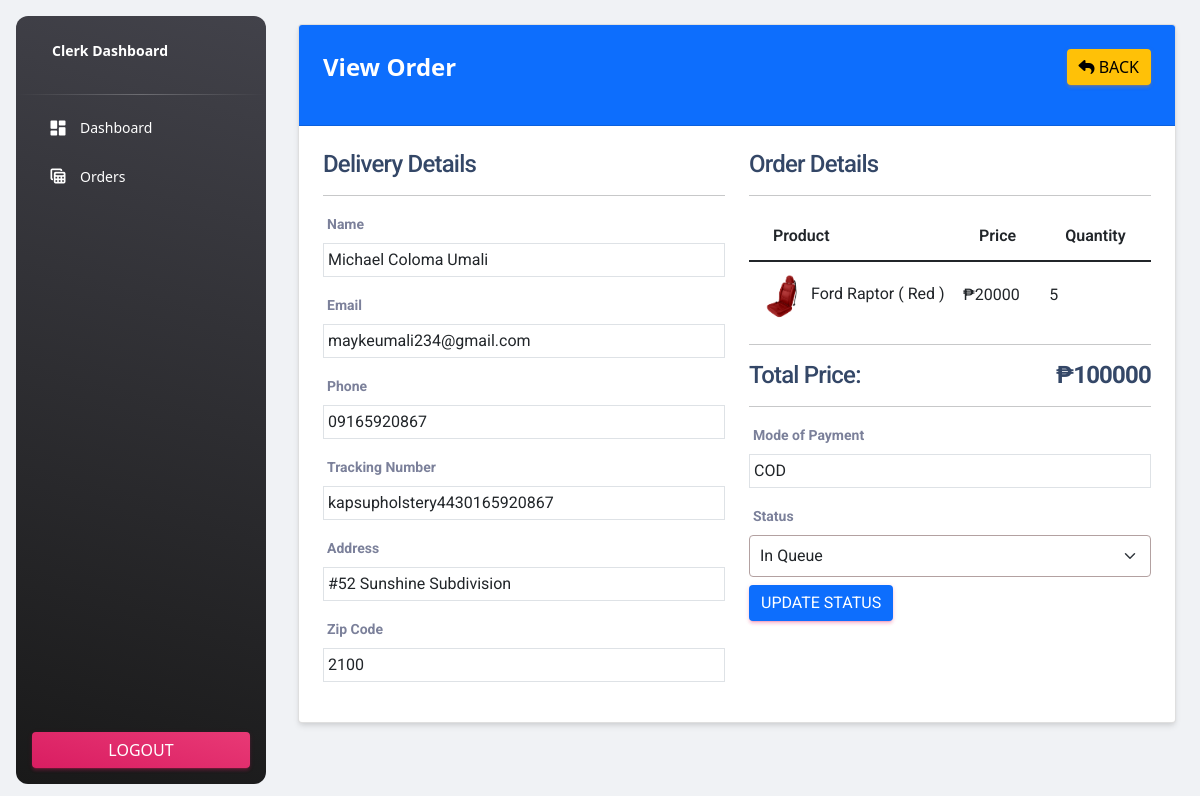
Screenshot of /admin/view-order.php?trackingno=kapsupholstery4430165920867 (signed in) with the database file from the repository.
### tables this page shows
CREATE TABLE `orders` (
  `id` int(11) NOT NULL,
  `tracking_no` varchar(191) NOT NULL,
  `user_id` int(11) NOT NULL,
  `name` varchar(191) NOT NULL,
  `email` varchar(191) NOT NULL,
  `phone` varchar(191) NOT NULL,
  `address` mediumtext NOT NULL,
  `pincode` int(11) NOT NULL,
  `total_price` int(11) NOT NULL,
  `payment_mode` varchar(191) NOT NULL,
  `payment_id` varchar(191) DEFAULT NULL,
  `status` tinyint(4) NOT NULL DEFAULT 0,
  `comments` varchar(255) DEFAULT NULL,
  `created_at` timestamp NOT NULL DEFAULT current_timestamp()
);

CREATE TABLE `seat_color` (
  `id` int(11) NOT NULL,
  `color` varchar(30) NOT NULL,
  `img_src` varchar(200) NOT NULL,
  `product_id` int(11) NOT NULL
);

CREATE TABLE `products` (
  `id` int(11) NOT NULL,
  `category_id` int(11) NOT NULL,
  `name` varchar(191) NOT NULL,
  `slug` varchar(191) NOT NULL,
  `small_description` mediumtext NOT NULL,
  `description` mediumtext NOT NULL,
  `original_price` int(11) NOT NULL,
  `selling_price` int(11) NOT NULL,
  `image` varchar(191) NOT NULL,
  `qty` int(11) NOT NULL,
  `status` tinyint(4) NOT NULL,
  `trending` tinyint(4) NOT NULL,
  `discount` int(11) DEFAULT NULL,
  `meta_title` varchar(191) NOT NULL,
  `meta_keywords` mediumtext NOT NULL,
  `meta_description` mediumtext NOT NULL,
  `created_at` timestamp NOT NULL DEFAULT current_timestamp()
);

CREATE TABLE `order_items` (
  `id` int(11) NOT NULL,
  `order_id` int(11) NOT NULL,
  `prod_id` int(11) NOT NULL,
  `color_id` int(11) DEFAULT NULL,
  `qty` int(11) NOT NULL,
  `price` int(11) NOT NULL,
  `created_at` timestamp NOT NULL DEFAULT current_timestamp()
);

### functions/myfunctions.php (called while the page is built, shortened)
<?php
include('../config/dbcon.php');
function checkTrackingNoValid($trackingNo)
{
    global $con;
    $query = "SELECT * FROM orders WHERE tracking_no='$trackingNo'  ";
    return mysqli_query($con, $query);
}
?>

### admin/view-order.php (the view, shortened to what this page needs)
<?php
include('../middleware/adminMiddleware.php');
include('includes/header.php');
if(isset($_GET['trackingno']))
{
    $tracking_no = $_GET['trackingno'];
    $orderData = checkTrackingNoValid($tracking_no);
        ?>
        <?php
}
else
{
    ?>
    <h4>Something went wrong</h4>
    <?php
    die();
}
$data = mysqli_fetch_array($orderData);
?>
<div class="container">
    <div class="row">
        <div class="col-md-12">
                    <div class="card">
                        <div class="card-header bg-primary">
                            <span class="text-white fs-4 fw-bold"> View Order </span>
                            <a href="orders.php" class="btn btn-warning float-end"><i class="fa fa-reply"></i> Back</a>
                        </div>
                        <div class="card-body">
                            <div class="row">
                                <div class="col-md-6">
                                    <h4>Delivery Details</h4>
                                    <hr>
                                    <div class="row">
                                            <div class="col-md-12 mb-3">
                                            <label class="fw-bold">Name</label>
                                        <div class="border p-1">
                                            <?= $data['name']; ?>
                                        </div>
                                        </div>
                                        <div class="col-md-12 mb-3">
                                            <label class="fw-bold">Email</label>
                                        <div class="border p-1">
                                            <?= $data['email']; ?>
                                        </div>
                                        </div>
                                        <div class="col-md-12 mb-3">
                                            <label class="fw-bold">Phone</label>
                                        <div class="border p-1">
                                            <?= $data['phone']; ?>
                                        </div>
                                        </div>
                                        <div class="col-md-12 mb-3">
                                            <label class="fw-bold">Tracking Number</label>
                                        <div class="border p-1">
                                            <?= $data['tracking_no']; ?>
                                        </div>
                                        </div>
                                        <div class="col-md-12 mb-3">
                                            <label class="fw-bold">Address</label>
                                        <div class="border p-1">
                                            <?= $data['address']; ?>
                                        </div>
                                        </div>
                                        <div class="col-md-12 mb-3">
                                            <label class="fw-bold">Zip Code</label>
                                        <div class="border p-1">
                                            <?= $data['pincode']; ?>
                                        </div>
                                        </div>
                                    </div>
                                    </div>
                                    <div class="col-md-6">
                                        <h4>Order Details</h4>
                                        <hr>
                                        <table class="table">
                                            <thead>
                                                <tr>
                                                    <th>Product</th>
                                                    <th>Price</th>
                                                    <th>Quantity</th>
                                                </tr>
                                            </thead>
                                                <?php
                                                    $order_query = "SELECT o.id as oid, o.tracking_no, o.user_id, oi.*, oi.qty as orderqty, p.*, sc.* FROM orders o, order_items oi,
                                                    products p, seat_color sc WHERE oi.order_id=o.id AND p.id=oi.prod_id
                                                    AND o.tracking_no='$tracking_no' AND oi.color_id=sc.id ";
                                                    $order_query_run = mysqli_query($con, $order_query);
                                                    if(mysqli_num_rows($order_query_run) > 0)
                                                    {
                                                        foreach ($order_query_run as $item) {
                                                            ?>
                                                                 <tr>
                                                                    <td class="align-middle">
                                                                        <img src="../uploads/<?= $item['img_src']; ?>" width = "50px" height = "50px" alt="<?= $item['name']; ?>">
                                                                        <?= $item['name']; ?> ( <?= $item['color']; ?> )
                                                                    </td>
                                                                    <td class="align-middle">
                                                                            ₱<?= $item['price']; ?>
                                                                        </td>
                                                                    <td class="align-middle">
                                                                        <?= $item['orderqty']; ?>
                                                                    </td>
                                                                </tr>
                                                            <?php
                                                        }
                                                    }
                                                ?>
                                        </table>
                                            <hr>
                                            <h4>Total Price: <span class="float-end fw-bold">₱<?= $data['total_price']; ?></span></h4>
                                            <hr>
                                            <label class="fw-bold">Mode of Payment</label>
                                            <div class="border p-1 mb-3">
                                                  <?= $data['payment_mode']; ?>
                                            </div>
                                            <label class="fw-bold">Status</label>
                                            <div class="mb-3">
                                                <form action="code.php" method="POST">
                                                <select name="order_status" class="form-select">
                                                    <option value="0"<?= $data['status'] == 0?"selected":"" ?> >In Queue</option>
                                                </select>
                                                <button type="submit" name="update_order_btn" class="btn btn-primary mt-2">Update Status</button>
                                                </form>
                                            </div>
                                    </div>
                                </div>
                            </div>
                </div>
         </div>
    </div>
</div>
<?php include('includes/footer.php'); ?>

### admin/includes/header.php (style rules this page uses)
.form-select { border: 1px solid #b3a1a1 !important; padding: 8px 10px; }

### rows the page displays
orders: name "Michael Coloma Umali", email "maykeumali234@gmail.com", phone "09165920867", tracking_no "kapsupholstery4430165920867", address "#52 Sunshine Subdivision", pincode "2100", seat_color.img_src (picture), products.name "Ford Raptor", seat_color.color "Red", order_items.price "20000", order_items.qty "5", total_price "100000", payment_mode "COD", order_status "In Queue"
